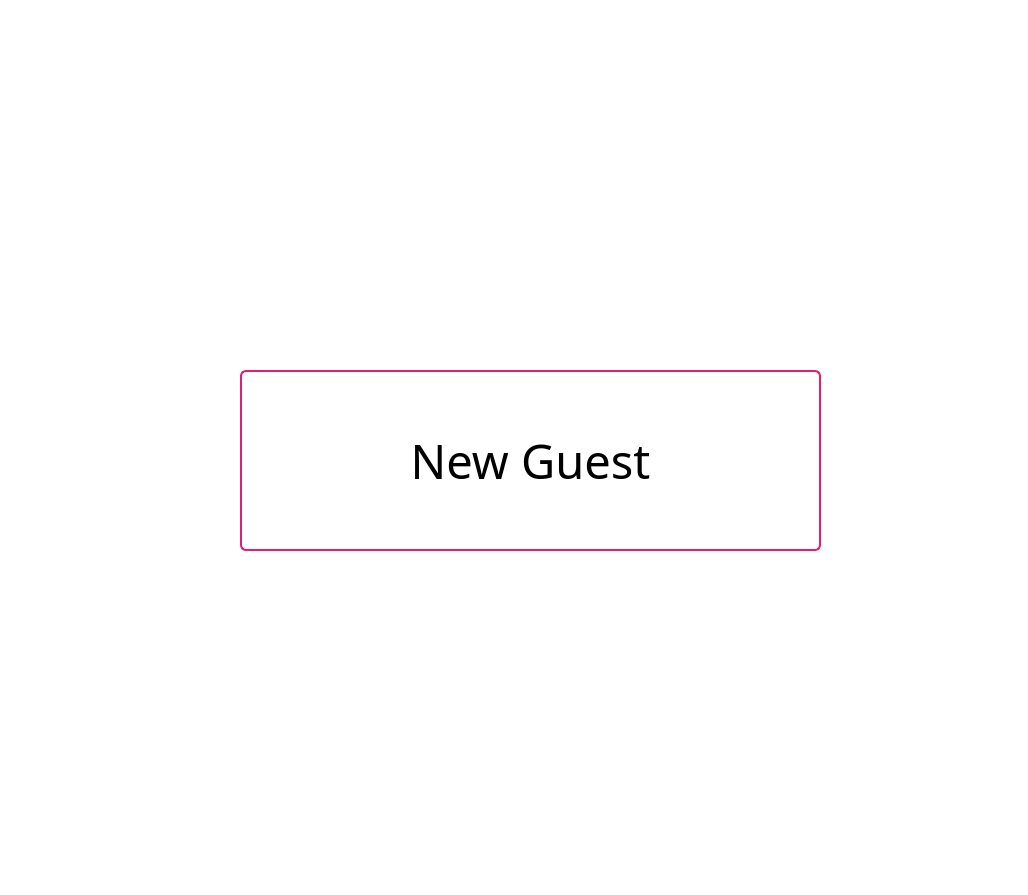
<?xml version="1.0" encoding="UTF-8"?>
<ui version="4.0">
 <class>Form</class>
 <widget class="QWidget" name="Form">
  <property name="geometry">
   <rect>
    <x>0</x>
    <y>0</y>
    <width>1028</width>
    <height>895</height>
   </rect>
  </property>
  <property name="font">
   <font>
    <weight>50</weight>
    <bold>false</bold>
   </font>
  </property>
  <property name="cursor">
   <cursorShape>ArrowCursor</cursorShape>
  </property>
  <property name="windowTitle">
   <string>Innovaccer Entry Manager</string>
  </property>
  <property name="styleSheet">
   <string notr="true">QWidget {background-color: rgb(255, 255, 255);}


QPushButton {
    border: 2px solid #E31C79;
    border-radius: 6px;
    background-color: qlineargradient(x1: 0, y1: 0, x2: 0, y2: 1,
                                      stop: 0 rgb(255, 255, 255), stop: 1 #dadbde);
    min-width: 80px;
}
QPushButton:pressed {
    background-color: qlineargradient(x1: 0, y1: 0, x2: 0, y2: 1,
                                      stop: 0 #dadbde, stop: 1 #f6f7fa);
}

</string>
  </property>
  <widget class="QLabel" name="label">
   <property name="geometry">
    <rect>
     <x>24</x>
     <y>20</y>
     <width>971</width>
     <height>141</height>
    </rect>
   </property>
   <property name="text">
    <string/>
   </property>
   <property name="pixmap">
    <pixmap>logo2.png</pixmap>
   </property>
   <property name="scaledContents">
    <bool>true</bool>
   </property>
   <property name="alignment">
    <set>Qt::AlignCenter</set>
   </property>
  </widget>
  <widget class="QWidget" name="horizontalLayoutWidget">
   <property name="geometry">
    <rect>
     <x>240</x>
     <y>370</y>
     <width>581</width>
     <height>181</height>
    </rect>
   </property>
   <layout class="QHBoxLayout" name="horizontalLayout">
    <property name="spacing">
     <number>30</number>
    </property>
    <item>
     <widget class="QPushButton" name="guestButton">
      <property name="sizePolicy">
       <sizepolicy hsizetype="Preferred" vsizetype="Expanding">
        <horstretch>0</horstretch>
        <verstretch>0</verstretch>
       </sizepolicy>
      </property>
      <property name="font">
       <font>
        <family>Franklin Gothic Demi</family>
        <pointsize>35</pointsize>
        <weight>50</weight>
        <bold>false</bold>
       </font>
      </property>
      <property name="cursor">
       <cursorShape>PointingHandCursor</cursorShape>
      </property>
      <property name="styleSheet">
       <string notr="true"/>
      </property>
      <property name="text">
       <string>New Guest</string>
      </property>
     </widget>
    </item>
   </layout>
  </widget>
 </widget>
 <resources/>
 <connections/>
</ui>
